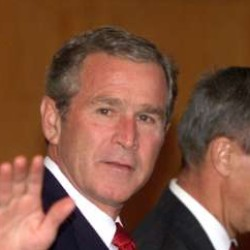
#> input picture ProfilePhotos/George_W_Bush_0005.jpg, 250 x 250 px, found by its file name
$ jupyter execute Face_and_Smile_Example_Code.ipynb
#> lines starting #> are read from the running program, lines starting #| are printed output that depends on the picture; after the words box and inside, x2 and y2 are one past the last pixel; in counts of white or black regions, pixels touching at a corner belong together
<a href="https://colab.research.google.com/github/YounSooKimTech/Joy_Profile_Photos/blob/main/Face_and_Smile_Example_Code.ipynb" target="_parent"></a>

# Example Code for Face and Smile Recognition with OpenCV Library

## Dataset: http://vis-www.cs.umass.edu/lfw/#download
## OpenCV smile detection: http://visilab.etsii.uclm.es

[cell 1]
import cv2
from google.colab.patches import cv2_imshow

face_cascade = cv2.CascadeClassifier(cv2.data.haarcascades + 'haarcascade_frontalface_default.xml')
smile_cascade = cv2.CascadeClassifier(cv2.data.haarcascades + 'haarcascade_smile.xml')

img = cv2.imread("/content/George_W_Bush_0322.jpg", -1)

faces = face_cascade.detectMultiScale(img, scaleFactor=1.3, minNeighbors=5)
#> faces = ()

for (x, y, w, h) in faces:
    # Draw rectangle around face
    cv2.rectangle(img, (x, y), (x + w, y + h), (255, 0, 0), 2)
    roi_bottom_half = img[y + int(h * 0.6):y + h, x:x + w]

    if roi_bottom_half.shape[0] > 0 and roi_bottom_half.shape[1] > 0:  # Check if the region of interest is not empty
        smiles = smile_cascade.detectMultiScale(roi_bottom_half, scaleFactor=1.3, minNeighbors=30)
        for (min_x, min_y, max_w, max_h) in smiles:
            cv2.rectangle(img, (x + min_x, y + int(h * 0.6) + min_y), (x + min_x + max_w, y + int(h * 0.6) + min_y + max_h), (0, 255, 0), 1)
#> this loop made 0 passes

cv2_imshow(img)
cv2.waitKey(0)
cv2.destroyAllWindows()

[cell 2]
import cv2
from google.colab.patches import cv2_imshow

face_cascade = cv2.CascadeClassifier(cv2.data.haarcascades + 'haarcascade_frontalface_default.xml')
smile_cascade = cv2.CascadeClassifier(cv2.data.haarcascades + 'haarcascade_smile.xml')

img = cv2.imread("/content/George_W_Bush_0157.jpg", -1)

faces = face_cascade.detectMultiScale(img, scaleFactor=1.3, minNeighbors=5)

for (x, y, w, h) in faces:
    # Draw rectangle around face
    cv2.rectangle(img, (x, y), (x + w, y + h), (255, 0, 0), 2)
    roi_bottom_half = img[y + int(h * 0.6):y + h, x:x + w]

    if roi_bottom_half.shape[0] > 0 and roi_bottom_half.shape[1] > 0:  # Check if the region of interest is not empty
        smiles = smile_cascade.detectMultiScale(roi_bottom_half, scaleFactor=1.3, minNeighbors=30)
        for (min_x, min_y, max_w, max_h) in smiles:
            cv2.rectangle(img, (x + min_x, y + int(h * 0.6) + min_y), (x + min_x + max_w, y + int(h * 0.6) + min_y + max_h), (0, 255, 0), 1)

cv2_imshow(img)
cv2.waitKey(0)
cv2.destroyAllWindows()

[cell 3]
import cv2
from google.colab.patches import cv2_imshow

face_cascade = cv2.CascadeClassifier(cv2.data.haarcascades + 'haarcascade_frontalface_default.xml')
smile_cascade = cv2.CascadeClassifier(cv2.data.haarcascades + 'haarcascade_smile.xml')

img = cv2.imread("/content/George_W_Bush_0005.jpg", -1)
#> img is the input picture: shape (250, 250, 3); mean B, G, R 64.9, 85.7, 130.1

faces = face_cascade.detectMultiScale(img, scaleFactor=1.3, minNeighbors=5)
#> faces = [[65, 66, 121, 121]]

for (x, y, w, h) in faces:
    # Draw rectangle around face
    cv2.rectangle(img, (x, y), (x + w, y + h), (255, 0, 0), 2)
    roi_bottom_half = img[y + int(h * 0.6):y + h, x:x + w]

    if roi_bottom_half.shape[0] > 0 and roi_bottom_half.shape[1] > 0:  # Check if the region of interest is not empty
        smiles = smile_cascade.detectMultiScale(roi_bottom_half, scaleFactor=1.3, minNeighbors=30)
        for (min_x, min_y, max_w, max_h) in smiles:
            cv2.rectangle(img, (x + min_x, y + int(h * 0.6) + min_y), (x + min_x + max_w, y + int(h * 0.6) + min_y + max_h), (0, 255, 0), 1)
#> this loop made 1 pass
#> pass 1, `roi_bottom_half = img[y + int(h * 0.6):y + h, x:x + w]`:
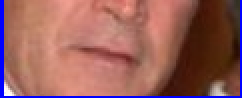
#> roi_bottom_half: shape (49, 121, 3) (shown 2 times larger); mean B, G, R 91.3, 95.6, 151.4
#> after the loop:
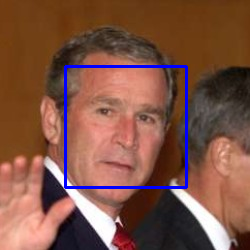
#> img: shape (250, 250, 3); 2.32% of pixels changed, all inside (x1, y1, x2, y2) = (64, 65, 188, 189)

cv2_imshow(img)
cv2.waitKey(0)
cv2.destroyAllWindows()

[cell 4]
import cv2
from google.colab.patches import cv2_imshow

face_cascade = cv2.CascadeClassifier(cv2.data.haarcascades + 'haarcascade_frontalface_default.xml')
smile_cascade = cv2.CascadeClassifier(cv2.data.haarcascades + 'haarcascade_smile.xml')

img = cv2.imread("/content/George_W_Bush_0006.jpg", -1)
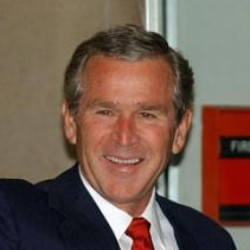
#> input picture ProfilePhotos/George_W_Bush_0006.jpg, 250 x 250 px, found by its file name
#> img is the input picture: shape (250, 250, 3); mean B, G, R 78.7, 91.4, 114.5

faces = face_cascade.detectMultiScale(img, scaleFactor=1.3, minNeighbors=5)
#> faces = [[64, 64, 122, 122]]

for (x, y, w, h) in faces:
    # Draw rectangle around face
    cv2.rectangle(img, (x, y), (x + w, y + h), (255, 0, 0), 2)
    roi_bottom_half = img[y + int(h * 0.6):y + h, x:x + w]

    if roi_bottom_half.shape[0] > 0 and roi_bottom_half.shape[1] > 0:  # Check if the region of interest is not empty
        smiles = smile_cascade.detectMultiScale(roi_bottom_half, scaleFactor=1.3, minNeighbors=30)
        for (min_x, min_y, max_w, max_h) in smiles:
            cv2.rectangle(img, (x + min_x, y + int(h * 0.6) + min_y), (x + min_x + max_w, y + int(h * 0.6) + min_y + max_h), (0, 255, 0), 1)
#> this loop made 1 pass
#> (x, y, w, h, smiles) on pass 1: (64, 64, 122, 122, [[33, 9, 60, 30]])
#> pass 1, `roi_bottom_half = img[y + int(h * 0.6):y + h, x:x + w]`:
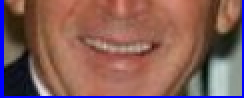
#> roi_bottom_half: shape (49, 122, 3) (shown 2 times larger); mean B, G, R 87.6, 93.1, 132.7
#> after the loop:
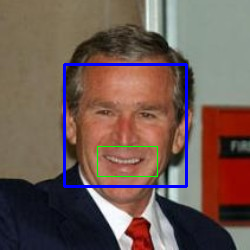
#> img: shape (250, 250, 3); 2.62% of pixels changed, all inside (x1, y1, x2, y2) = (63, 63, 188, 188)
#> after the loop:
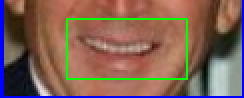
#> roi_bottom_half: shape (49, 122, 3) (shown 2 times larger); 3.01% of pixels changed, all inside (x1, y1, x2, y2) = (33, 9, 94, 40)

cv2_imshow(img)
cv2.waitKey(0)
cv2.destroyAllWindows()
